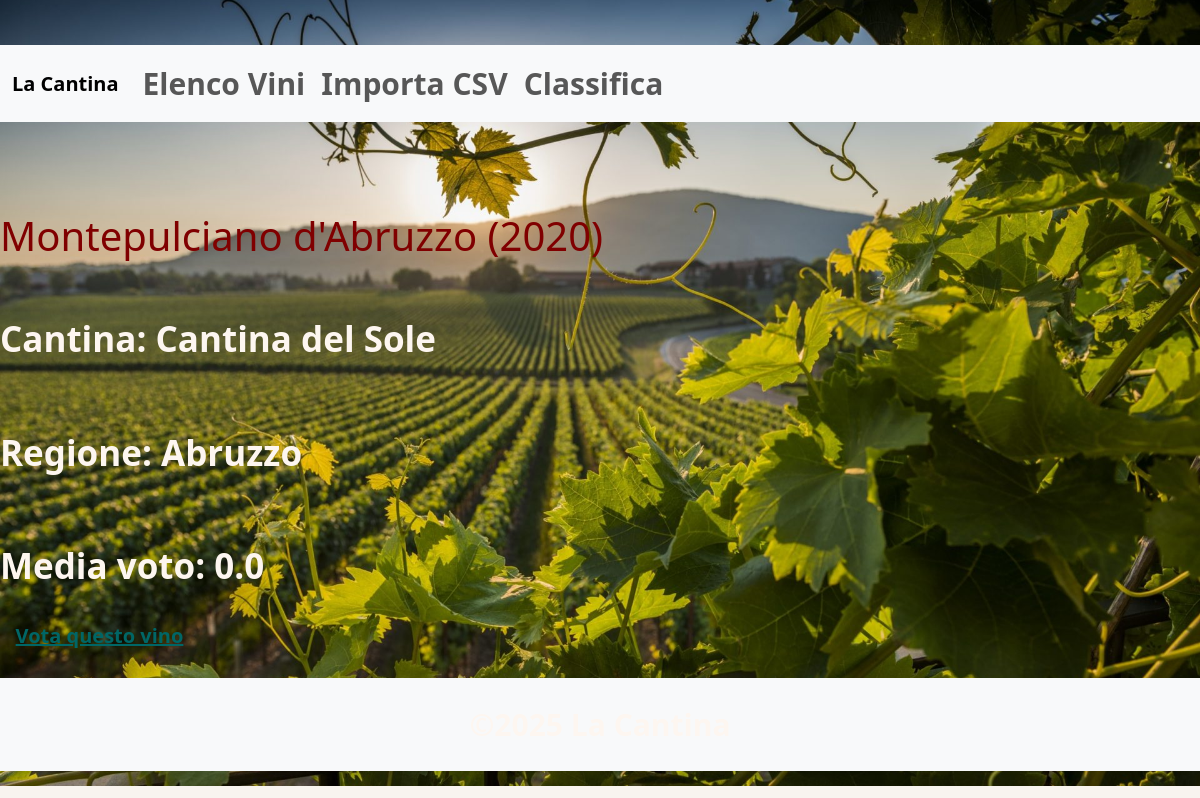
Screenshot of /wine/3/ with the database file from the repository.
### core/models.py (models this page shows, shortened)
class Wine(models.Model): # trasferisce le caratteristiche del file models su model
    nome = models.CharField(max_length=200)
    cantina = models.CharField(max_length=200)
    regione = models.CharField(max_length=100)
    annata = annata = models.IntegerField(default=2025)
    varietà = models.CharField(max_length=100, blank=True)
    voto_totale = models.PositiveIntegerField(default=0)
    voto_count = models.PositiveIntegerField(default=0)
    @property # decoratore usa la funzione senza parentesi come fosse un attributo calcolato
    def voto_medio(self):
        if self.voto_count:
            return self.voto_totale / self.voto_count
        return 0# Se non ha voti, restituisce 0

### core/views.py (the view)
# urls.py: path('wine/<int:pk>/', views.WineDetailView.as_view(), name='wine_detail'),
class WineDetailView(DetailView):
    model = Wine
    template_name = 'core/_detail.html'
    context_object_name = 'wine'

### core/templates/core/_detail.html (shortened to what this page needs)
{% extends 'core/base.html' %}
{% block content %}
&nbsp; <h2>{{ object.nome }} ({{ object.annata }})</h2>
&nbsp; <p>Cantina: {{ object.cantina }}</p>
&nbsp; <p>Regione: {{ object.regione }}</p>
&nbsp; <p>Media voto: {{ object.voto_medio|floatformat:1 }}</p>
&nbsp; <a href="{% url 'vota_wine' object.pk %}">Vota questo vino</a>
{% endblock %}

### static/css/main.css (style rules this page uses)
body { background-color: #f8f4ef; }
body { background-image: url('../img/vitigno.jpg'); background-size: cover; background-position: center; background-repeat: no-repeat; }
body { font-weight: bold; font-size: 1.5em; }

### core/templates/core/base.html (style rules this page uses)
body { background-color: #fdf6f0; color: #fdf6f0; }
h2 { color: #800000; }
a { color: #006666; }
body { font-size: 30px; }
h2 { font-size: 40px; }
p { font-size: 35px; }
a { font-size: 20px; }

### rows the page displays
Wine: nome "Montepulciano d'Abruzzo", annata "2020", cantina "Cantina del Sole", regione "Abruzzo", voto_medio "0.0"
